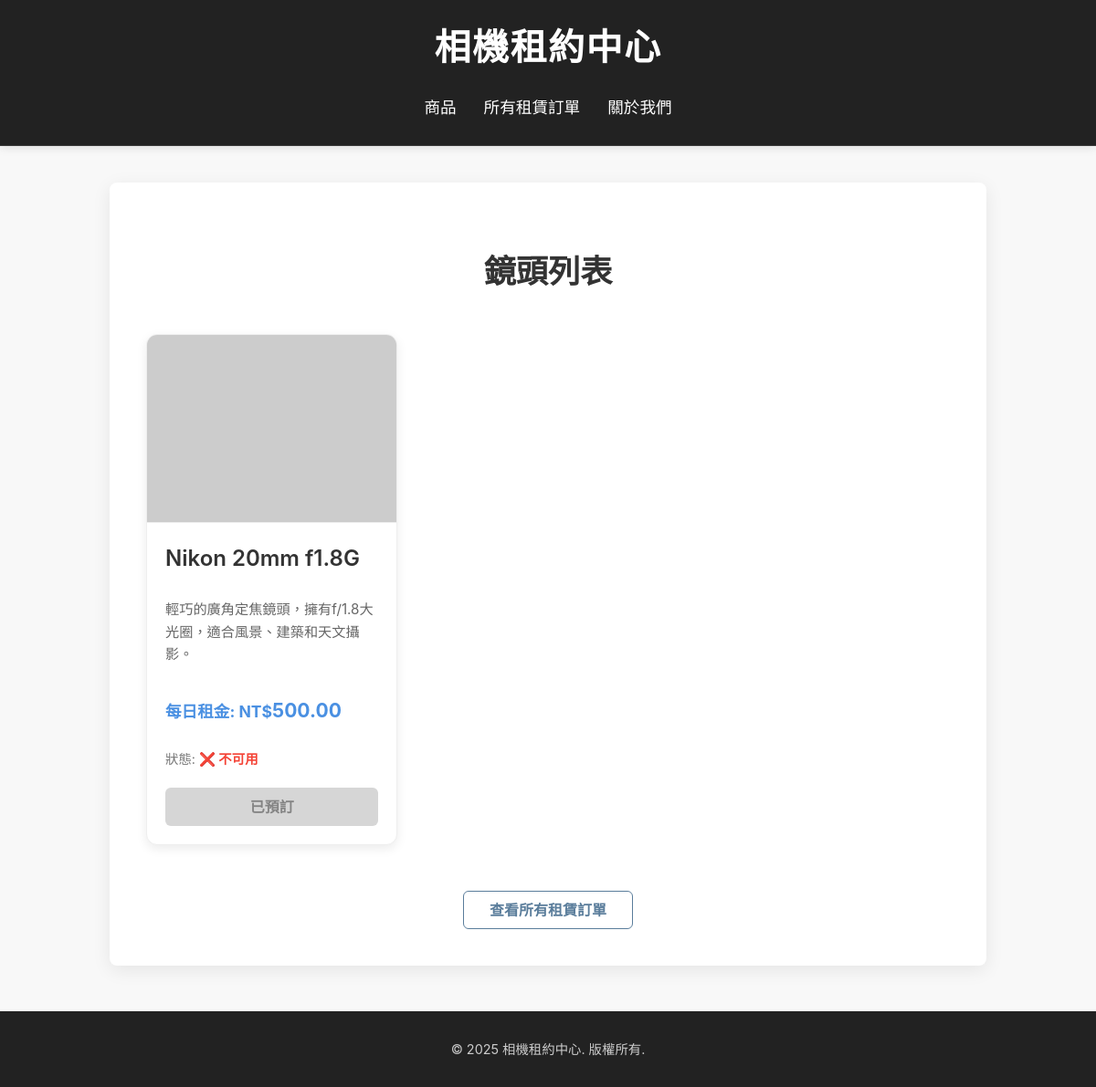
The page /lenses/ on the database its author committed.
### rental_app/models.py (models this page shows, shortened)
class Item(models.Model):
    CATEGORY_CHOICES = [
        ('camera', '相機'),
        ('lens', '鏡頭'),
        ('other', '其他品項'),
    ]
    name = models.CharField(max_length=200, verbose_name="品項名稱")
    description = models.TextField(blank=True, verbose_name="描述")
    price_per_day = models.DecimalField(max_digits=8, decimal_places=2, verbose_name="每日租金")
    image_url = models.URLField(blank=True, null=True, verbose_name="圖片URL",
                                help_text="請提供品項圖片的URL")
    is_available = models.BooleanField(default=True, verbose_name="是否可用")
    category = models.CharField(
        max_length=20,
        choices=CATEGORY_CHOICES,
        default='camera', # 預設為相機
        verbose_name="品項類別"
    )
    class Meta:
        verbose_name = "商品"
        verbose_name_plural = "商品" # 在管理後台顯示為「商品」
        ordering = ['name'] # 依名稱排序

### rental_app/views.py (the view)
# urls.py: path('', views.item_list, name='item_list'),
def item_list(request, category=None):
    if category:
        items = Item.objects.filter(category=category)
        page_title = "所有商品" # 預設標題
        for choice_value, choice_name in Item.CATEGORY_CHOICES:
            if choice_value == category:
                page_title = choice_name
                break
        page_title = f"{page_title}列表" # 加上「列表」字樣
    else:
        items = Item.objects.all()
        page_title = "所有商品" # 如果沒有指定類別，則顯示「所有商品」
    return render(request, 'rental_app/item_list.html', {'items': items, 'page_title': page_title})

### templates/rental_app/item_list.html (shortened to what this page needs)
{% extends 'base.html' %}
{% block content %}
    <h2 style="text-align: center; color: #333333; margin-bottom: 40px; font-size: 2.2em; font-weight: 600;">{{ page_title }}</h2>
    <div class="item-list-grid">
        {% for item in items %}
            <div class="item-card">
                {% if item.image_url %}
                    <img src="{{ item.image_url }}" alt="{{ item.name }}" class="item-image" onerror="this.onerror=null;this.src='https://placehold.co/400x300/e0e0e0/333333?text=無圖片';">
                {% else %}
                    <img src="https://placehold.co/400x300/e0e0e0/333333?text=無圖片" alt="Placeholder Image" class="item-image">
                {% endif %}
                <div class="item-info">
                    <h3>{{ item.name }}</h3>
                    <p class="description">{{ item.description|default:"無描述" }}</p>
                    <p class="price">每日租金: NT$<span class="amount">{{ item.price_per_day }}</span></p>
                    <p class="availability">狀態:
                        {% if item.is_available %}
                            <span class="available">✅ 可用</span>
                        {% else %}
                            <span class="unavailable">❌ 不可用</span>
                        {% endif %}
                    </p>
                    {% if item.is_available %}
                        <a href="{% url 'item_detail' item.pk %}" class="btn btn-secondary view-detail-btn">查看詳情</a>
                    {% else %}
                        <span class="btn btn-disabled view-detail-btn">已預訂</span>
                    {% endif %}
                </div>
            </div>
        {% empty %}
            <p style="text-align: center; grid-column: 1 / -1; color: #777; margin-top: 50px; font-size: 1.1em;">目前沒有可租賃的品項。</p>
        {% endfor %}
    </div>
    <div style="text-align: center; margin-top: 50px;">
        <a href="{% url 'my_rentals' %}" class="btn btn-secondary">查看所有租賃訂單</a>
    </div>
{% endblock %}

### templates/base.html (style rules this page uses)
body { font-family: 'Inter', Arial, sans-serif; margin: 0; padding: 0; background-color: #f8f8f8; color: #333; line-height: 1.6; }
.btn { display: inline-block; padding: 12px 28px; font-size: 1em; font-weight: 600; text-align: center; text-decoration: none; border-radius: 6px; cursor: pointer; transition: background-color 0.3s ease, color 0.3s ease, transform 0.2s ease, box-shadow 0.2s ease; box-shadow: none; border: 1px solid transparent; line-height: 1; }
.btn-secondary { background-color: transparent; color: #5a7d9b; border: 1px solid #5a7d9b; }

### templates/rental_app/item_list.html (style rules this page uses)
.item-list-grid { margin: 0 auto; position: relative; }
.item-card { width: calc(33.333% - 20px); margin-bottom: 20px; background-color: #ffffff; border-radius: 12px; box-shadow: 0 4px 12px rgba(0,0,0,0.08); overflow: hidden; display: flex; flex-direction: column; transition: transform 0.3s ease, box-shadow 0.3s ease; border: 1px solid #eeeeee; }
.item-image { width: 100%; height: auto; max-height: 250px; object-fit: cover; border-bottom: 1px solid #eeeeee; }
.item-info { padding: 20px; display: flex; flex-direction: column; flex-grow: 1; }
.item-info h3 { margin-top: 0; color: #333333; font-size: 1.5em; margin-bottom: 10px; font-weight: 600; }
.item-info .description { font-size: 0.95em; color: #666; margin-bottom: 15px; flex-grow: 1; }
.item-info .price { font-weight: bold; color: #4A90E2; font-size: 1.1em; margin-bottom: 10px; }
.item-info .price .amount { font-size: 1.2em; font-weight: 700; }
.item-info .availability { font-size: 0.9em; margin-bottom: 20px; color: #777; }
.availability .unavailable { color: #F44336; font-weight: bold; }
.view-detail-btn { width: 100%; margin-top: auto; box-sizing: border-box; }
.btn-disabled { background-color: #cccccc; color: #666666; cursor: not-allowed; box-shadow: none; opacity: 0.8; pointer-events: none; text-decoration: none; }

### rows shown on the page
Item: name "Nikon 20mm f1.8G", description "輕巧的廣角定焦鏡頭，擁有f/1.8大光圈，適合風景、建築和天文攝影。", price_per_day "500.00", is_available "❌ 不可用"

### other values the page prints
{{ page_title }} "鏡頭列表"
